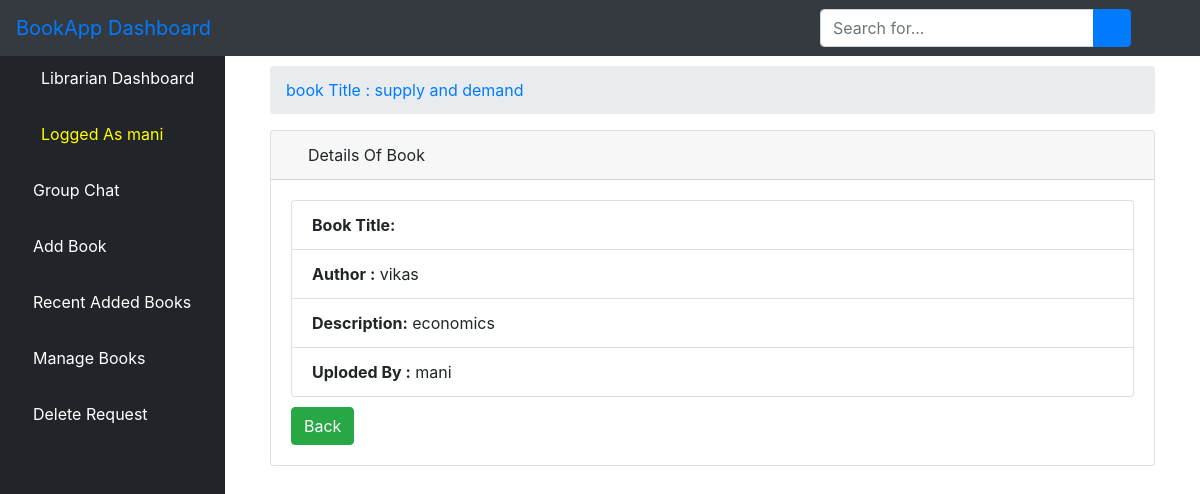
The page /lvbook/2 (signed in) on the database its author committed.
### bookstore/models.py (models this page shows, shortened)
class User(AbstractUser):
    is_admin = models.BooleanField(default=False)
    is_publisher = models.BooleanField(default=False)
    is_librarian = models.BooleanField(default=False)
    class Meta:
        swappable = 'AUTH_USER_MODEL'

class Book(models.Model):
    title = models.CharField(max_length=100)
    author = models.CharField(max_length=100)
    year = models.CharField(max_length=100)
    publisher = models.CharField(max_length=200)
    desc = models.CharField(max_length=1000)
    uploaded_by = models.CharField(max_length=100, null=True, blank=True)
    user_id = models.CharField(max_length=100, null=True, blank=True)
    pdf = models.FileField(upload_to='bookapp/pdfs/')
    cover = models.ImageField(upload_to='bookapp/covers/', null=True, blank=True)

### bookstore/views.py (the view)
# urls.py: path('lvbook/<int:pk>', views.LViewBook.as_view(), name='lvbook'),
class LViewBook(LoginRequiredMixin,DetailView):
	model = Book
	template_name = 'librarian/book_detail.html'

### bookstore/templates/librarian/book_detail.html (shortened to what this page needs)
{% extends 'librarian/base.html' %}
{% load static %}
{% block body %}
<div class="container-fluid">
        <div class="row">
          <div class="col-12 mb-3">
          <div class="col-12 mb-3">
              <div id="content-wrapper">
        <div class="container-fluid">
            <ol class="breadcrumb">
                <li class="breadcrumb-item">
                    <a href="">book Title : {{ object.title }} </a>
            </ol>
            <div class="card mb-3">
                <div class="card-header">
                    <i class="fas fa-table text-warning"></i>
                    Details Of Book
                </div>
                <div class="card-body">
 <div class="row">
        <div class="col-12">
            <ul class="list-group">
              <li class="list-group-item"><strong>Book Title:</strong> {{ object.task_title }}</li>
              <li class="list-group-item"><strong>Author :</strong> {{ object.author }}</li>
              <li class="list-group-item"><strong>Description:</strong> {{ object.desc }}</li>
              <li class="list-group-item"><strong>Uploded By :</strong> {{ object.uploaded_by }}</li>
            </ul>
        </div>
    </div>
    <div class="row top-buffer" style="padding-top: 10px">
        <div class="col-12">
                <a href="{% url 'lmbook' %}"><button type="button" class="btn btn-success">Back</button></a>
        </div>
    </div>
          </div>
        </div>
      </div>
    </div>
{% endblock %}

### bookstore/templates/librarian/base.html (shortened to what this page needs)
{% load static %}
<!DOCTYPE html>
<html lang="en">
<head>
    {% load static %}
    <link href="{% static 'vendor/fontawesome-free/css/all.min.css' %}" rel="stylesheet" type="text/css">
       <link rel="stylesheet" href="{% static 'assets/css/bootstrap.min.css' %}">
      <link rel="stylesheet" href="{% static 'assets/fonts/font-awesome-4.7.0/css/font-awesome.min.css' %}">
    <link href="{% static 'vendor/datatables/dataTables.bootstrap4.css' %}" rel="stylesheet">
    <link rel="stylesheet" type="text/css" href="{% static 'css/master.css' %}">
    <link href="{% static 'css/sb-admin.css' %}" rel="stylesheet">
</head>
<body id="page-top">
<nav class="navbar navbar-expand navbar-dark bg-dark fixed-top">
    <a class="navbar-brand mr-1 text-primary" href="">BookApp Dashboard</a>
    <button class="btn btn-link btn-sm text-white order-1 order-sm-0" id="sidebarToggle" href="#">
        <i class="fas fa-bars"></i>
    </button>
      <form class="d-none d-md-inline-block form-inline ml-auto mr-0 mr-md-3 my-2 my-md-0" action="{% url 'lsearch' %}">
        <div class="input-group">
            <input type="text" class="form-control" name="query" placeholder="Search for..." aria-label="Search" aria-describedby="basic-addon2">
            <div class="input-group-append">
                <button class="btn btn-primary" type="submit">
                    <i class="fas fa-search"></i>
                </button>
            </div>
        </div>
    </form>
    <ul class="navbar-nav ml-auto ml-md-0">
        <li class="nav-item dropdown no-arrow">
            <a class="nav-link dropdown-toggle" href="#" id="userDropdown" role="button" data-toggle="dropdown" aria-haspopup="true" aria-expanded="false">
                <i class="fas fa-user-circle fa-fw text-primary"></i>
            </a>
        </li>
    </ul>
</nav>
<div id="wrapper" style="padding-top: 50px">
<ul class="sidebar navbar-nav">
    <li class="nav-item active">
        <a class="nav-link" href="{% url 'librarian' %}">
            <i class="fas fa-fw fa-tachometer-alt"></i>
            <span>Librarian Dashboard</span>
        </a>
    </li>
    <li class="nav-item active">
        <a class="nav-link" href="">
            <i class="fas fa-user-circle fa-fw text-warning"></i>
            <span style="color: yellow">Logged As {{ user.username }}</span>
        </a>
    </li>
      <li class="nav-item">
        <a class="nav-link" href="{% url 'llchat' %}">
            <i class="fas fa-book text-primary"></i>
            <span style="color: white">Group Chat</span>
        </a>
    </li>
        <li class="nav-item">
        <a class="nav-link" href="{% url 'labook_form' %}">
            <i class="fas fa-book text-primary"></i>
            <span style="color: white">Add Book</span>
        </a>
    </li>
    <li class="nav-item">
        <a class="nav-link" href="{% url 'llbook' %}">
            <i class="fas fa-book text-primary"></i>
            <span style="color: white">Recent Added Books</span>
        </a>
    </li>
      <li class="nav-item">
        <a class="nav-link" href="{% url 'lmbook' %}">
            <i class="fas fa-book text-primary"></i>
            <span style="color: white">Manage Books</span>
        </a>
    </li>
     <li class="nav-item">
        <a class="nav-link" href="{% url 'ldrequest' %}">
            <i class="fas fa-book text-primary"></i>
            <span style="color: white">Delete Request</span>
        </a>
    </li>
</ul>
    {% block body %}{% endblock %}
</div>

### static/css/master.css (style rules this page uses)
html { scroll-behavior: smooth; }
li { list-style-type: none; }

### bookstore/templates/librarian/base.html (style rules this page uses)
body { display: flex; flex-direction: column; min-height: 100vh; }

### rows shown on the page
User: username "mani"
Book: title "supply and demand", author "vikas", desc "economics", uploaded_by "mani"
